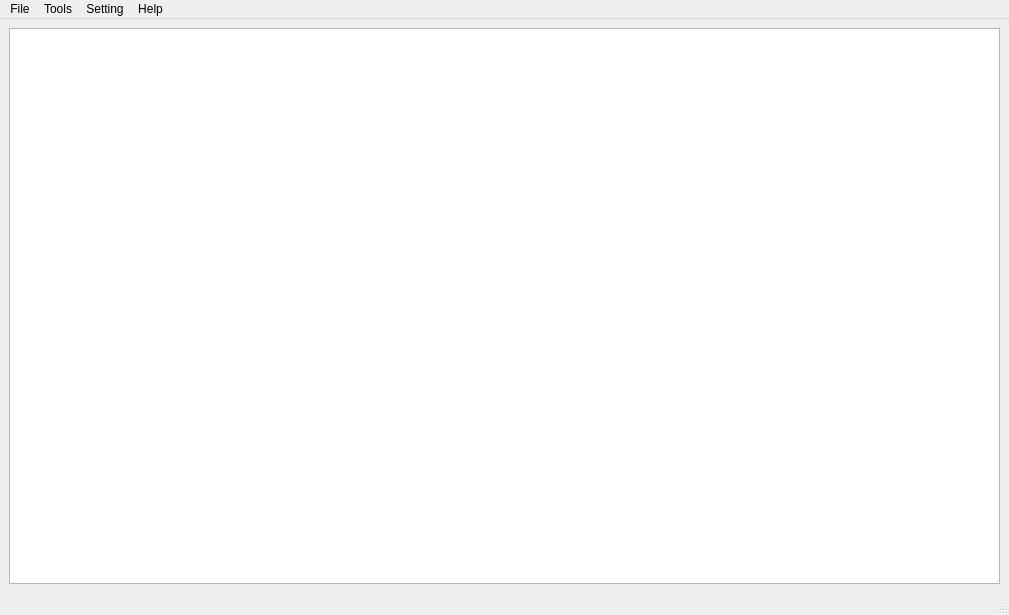
<?xml version="1.0" encoding="UTF-8"?>
<ui version="4.0">
 <class>MainWindow</class>
 <widget class="QMainWindow" name="MainWindow">
  <property name="geometry">
   <rect>
    <x>0</x>
    <y>0</y>
    <width>1009</width>
    <height>615</height>
   </rect>
  </property>
  <property name="windowTitle">
   <string>MainWindow</string>
  </property>
  <widget class="QWidget" name="centralwidget">
   <layout class="QGridLayout" name="gridLayout">
    <item row="0" column="0">
     <widget class="QPlainTextEdit" name="plainTextEdit">
      <property name="cursor" stdset="0">
       <cursorShape>IBeamCursor</cursorShape>
      </property>
      <property name="lineWrapMode">
       <enum>QPlainTextEdit::NoWrap</enum>
      </property>
     </widget>
    </item>
   </layout>
  </widget>
  <widget class="QMenuBar" name="menubar">
   <property name="geometry">
    <rect>
     <x>0</x>
     <y>0</y>
     <width>1009</width>
     <height>21</height>
    </rect>
   </property>
   <widget class="QMenu" name="menuFile">
    <property name="title">
     <string>File</string>
    </property>
    <widget class="QMenu" name="menuSave">
     <property name="title">
      <string>Save</string>
     </property>
     <addaction name="actionSave_on_This"/>
     <addaction name="actionSave_To"/>
    </widget>
    <addaction name="actionNew_Window"/>
    <addaction name="actionOpen"/>
    <addaction name="menuSave"/>
    <addaction name="separator"/>
    <addaction name="actionClose_Window"/>
    <addaction name="actionExit"/>
   </widget>
   <widget class="QMenu" name="menuTools">
    <property name="title">
     <string>Tools</string>
    </property>
    <widget class="QMenu" name="menuPut">
     <property name="title">
      <string>Put</string>
     </property>
     <addaction name="actionDate"/>
     <addaction name="actionTime"/>
    </widget>
    <addaction name="menuPut"/>
    <addaction name="actionCalender"/>
   </widget>
   <widget class="QMenu" name="menuSetting">
    <property name="title">
     <string>Setting</string>
    </property>
    <widget class="QMenu" name="menuThem">
     <property name="title">
      <string>Them</string>
     </property>
     <addaction name="actionLight"/>
     <addaction name="actionDark"/>
    </widget>
    <addaction name="menuThem"/>
    <addaction name="actionFont"/>
   </widget>
   <widget class="QMenu" name="menuHelp">
    <property name="title">
     <string>Help</string>
    </property>
    <addaction name="actionReport_Problem"/>
    <addaction name="actionAbout"/>
   </widget>
   <addaction name="menuFile"/>
   <addaction name="menuTools"/>
   <addaction name="menuSetting"/>
   <addaction name="menuHelp"/>
  </widget>
  <widget class="QStatusBar" name="statusbar"/>
  <action name="actionNew_Window">
   <property name="text">
    <string>New Window</string>
   </property>
  </action>
  <action name="actionOpen">
   <property name="text">
    <string>Open</string>
   </property>
  </action>
  <action name="actionSave_on_This">
   <property name="text">
    <string>Save on This</string>
   </property>
  </action>
  <action name="actionSave_To">
   <property name="text">
    <string>Save To ...</string>
   </property>
  </action>
  <action name="actionClose_Window">
   <property name="text">
    <string>Close Window</string>
   </property>
  </action>
  <action name="actionExit">
   <property name="text">
    <string>Exit</string>
   </property>
  </action>
  <action name="actionCalender">
   <property name="text">
    <string>Calender</string>
   </property>
  </action>
  <action name="actionDate">
   <property name="text">
    <string>Date</string>
   </property>
  </action>
  <action name="actionTime">
   <property name="checkable">
    <bool>true</bool>
   </property>
   <property name="text">
    <string>Time</string>
   </property>
  </action>
  <action name="actionFont">
   <property name="text">
    <string>Font</string>
   </property>
  </action>
  <action name="actionLight">
   <property name="checkable">
    <bool>true</bool>
   </property>
   <property name="checked">
    <bool>true</bool>
   </property>
   <property name="text">
    <string>Light</string>
   </property>
  </action>
  <action name="actionDark">
   <property name="checkable">
    <bool>true</bool>
   </property>
   <property name="text">
    <string>Dark</string>
   </property>
  </action>
  <action name="actionAbout">
   <property name="text">
    <string>About</string>
   </property>
  </action>
  <action name="actionReport_Problem">
   <property name="text">
    <string>Report Problem</string>
   </property>
  </action>
 </widget>
 <resources/>
 <connections/>
</ui>
